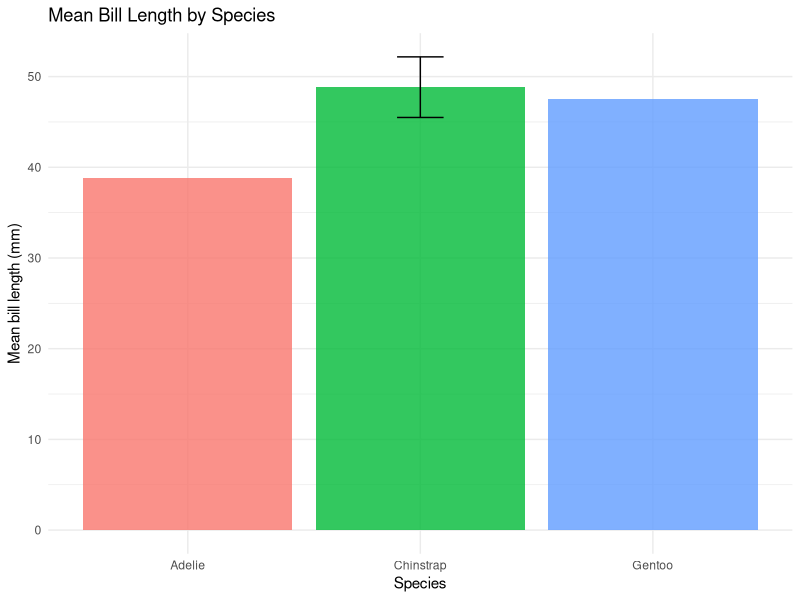

The R script that drew this image:
## ---- chunk 1
library(tidyverse)
library(palmerpenguins) 
library(dplyr)
library(ggplot2)

bill_summary <- penguins |>
  group_by(species) |>
  summarize(
    n = n(), 
    mean_bill_length_mm = mean(bill_length_mm, na.rm = TRUE), 
    sd_bill_length_mm = sd(bill_length_mm), na.rm = TRUE
  )

ggplot(bill_summary, aes(x = species, y = mean_bill_length_mm, fill = species)) +
  geom_col(alpha = 0.8) +
  geom_errorbar(aes(ymin = mean_bill_length_mm - sd_bill_length_mm,
                    ymax = mean_bill_length_mm + sd_bill_length_mm),
                width = 0.2) +
  labs(title = "Mean Bill Length by Species",
       x = "Species", y = "Mean bill length (mm)") +
  theme_minimal() +
  theme(legend.position = "none")
